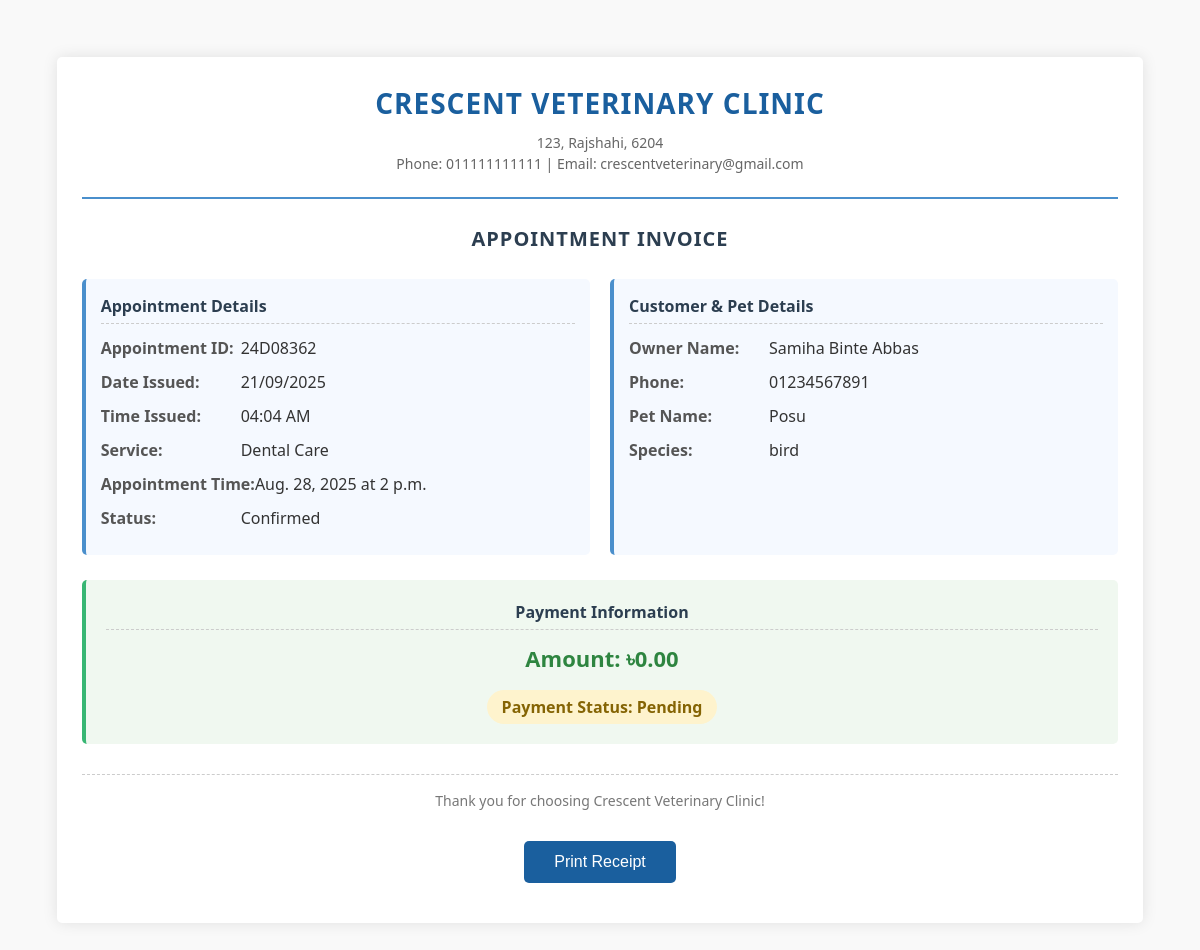
/receipt/24D08362/ (signed in), run on the app's committed database.
### core/models.py (models this page shows, shortened)
class Appointment(models.Model):
    STATUS_CHOICES = [
        ('pending', 'Pending Confirmation'),
        ('confirmed', 'Confirmed'),
        ('cancelled', 'Cancelled'),
        ('completed', 'Completed'),
    ]
    SERVICE_CHOICES = [
        ('Preventive Care', 'Preventive Care'),
        ('Surgical Procedures', 'Surgical Procedures'),
        ('Dental Care', 'Dental Care'),
        ('Diagnostic Imaging', 'Diagnostic Imaging'),
        ('Emergency Services', 'Emergency Services'),
        ('Nutritional Counseling', 'Nutritional Counseling'),
    ]
    SPECIES_CHOICES = [
        ('dog', 'Dog'),
        ('cat', 'Cat'),
        ('bird', 'Bird'),
        ('rabbit', 'Rabbit'),
        ('other', 'Other'),
    ]
    COMPLETION_STATUS_CHOICES = [
    ('incomplete', 'Incomplete'),
    ('complete', 'Complete'),
]
    completion_status = models.CharField(
        max_length=10,
        choices=COMPLETION_STATUS_CHOICES,
        default='incomplete',
        verbose_name="Completion Status"
    )
    appointment_id = models.CharField(
        max_length=12, unique=True, editable=False, default='', blank=True
    )
    owner_name = models.CharField(max_length=100)
    phone = models.CharField(max_length=20)
    email = models.EmailField(blank=True)
    pet_name = models.CharField(max_length=100)
    pet_species = models.CharField(max_length=20, choices=SPECIES_CHOICES)
    pet_age = models.CharField(max_length=20, blank=True, verbose_name="Pet Age")
    pet_weight = models.CharField(max_length=20, blank=True, verbose_name="Pet Weight (kg)")
    preferred_date = models.DateField()
    preferred_time = models.TimeField()
    reason = models.TextField(blank=True)
    service = models.CharField(max_length=40, choices=SERVICE_CHOICES)
    status = models.CharField(max_length=10, choices=STATUS_CHOICES, default='pending')
    assigned_doctor = models.ForeignKey('Vet', on_delete=models.SET_NULL, null=True, blank=True)
    assigned_time = models.TimeField(null=True, blank=True)
    assigned_date = models.DateField(null=True, blank=True)
    prescription = models.TextField(blank=True, verbose_name="Prescription/Notes")
    PAYMENT_STATUS_CHOICES = [
        ('pending', 'Pending'),
        ('paid', 'Paid'),
        ('refunded', 'Refunded'),
    ]
    payment_amount = models.DecimalField(
        max_digits=8, decimal_places=2, null=True, blank=True, verbose_name="Payment Amount"
    )
    payment_status = models.CharField(
        max_length=10,
        choices=PAYMENT_STATUS_CHOICES,
        default='pending',
        verbose_name="Payment Status"
    )
    class Meta:
        constraints = [
            models.UniqueConstraint(fields=['preferred_date', 'preferred_time'], name='unique_preferred_slot')
        ]

### core/views.py (the view)
# urls.py: path('receipt/<str:appointment_id>/', views.receipt_view, name='receipt'),
@staff_member_required
def receipt_view(request, appointment_id):
    appointment = get_object_or_404(Appointment, appointment_id=appointment_id)
    return render(request, 'receipt.html', {'appointment': appointment})

### core/templates/receipt.html (shortened to what this page needs)
<!DOCTYPE html>
<html lang="en">
<head>
</head>
<body>
    <div class="receipt-container">
        <div class="header">
            <h1 class="clinic-name">CRESCENT VETERINARY CLINIC</h1>
            <div class="clinic-info">
                123, Rajshahi, 6204<br>
                Phone: 011111111111 | Email: crescentveterinary@gmail.com
            </div>
        </div>
        <div class="receipt-title">APPOINTMENT INVOICE</div>
        <div class="receipt-details">
            <div class="detail-section">
                <div class="section-title">Appointment Details</div>
                <div class="detail-row">
                    <span class="detail-label">Appointment ID:</span>
                    <span class="detail-value">{{ appointment.appointment_id }}</span>
                </div>
                <div class="detail-row">
                    <span class="detail-label">Date Issued:</span>
                    <span class="detail-value">{% now "d/m/Y" %}</span>
                </div>
                <div class="detail-row">
                    <span class="detail-label">Time Issued:</span>
                    <span class="detail-value">{% now "h:i A" %}</span>
                </div>
                <div class="detail-row">
                    <span class="detail-label">Service:</span>
                    <span class="detail-value">{{ appointment.service }}</span>
                </div>
                <div class="detail-row">
                    <span class="detail-label">Appointment Time:</span>
                    <span class="detail-value">
                        {% if appointment.assigned_date %}
                            {{ appointment.assigned_date }} at {{ appointment.assigned_time }}
                        {% else %}
                            {{ appointment.preferred_date }} at {{ appointment.preferred_time }}
                        {% endif %}
                    </span>
                </div>
                <div class="detail-row">
                    <span class="detail-label">Status:</span>
                    <span class="detail-value">{{ appointment.status|title }}</span>
                </div>
            </div>
            <div class="detail-section">
                <div class="section-title">Customer & Pet Details</div>
                <div class="detail-row">
                    <span class="detail-label">Owner Name:</span>
                    <span class="detail-value">{{ appointment.owner_name }}</span>
                </div>
                <div class="detail-row">
                    <span class="detail-label">Phone:</span>
                    <span class="detail-value">{{ appointment.phone }}</span>
                </div>
                <div class="detail-row">
                    <span class="detail-label">Pet Name:</span>
                    <span class="detail-value">{{ appointment.pet_name }}</span>
                </div>
                <div class="detail-row">
                    <span class="detail-label">Species:</span>
                    <span class="detail-value">{{ appointment.pet_species }}</span>
                </div>
            </div>
        </div>
        <div class="payment-section">
            <div class="section-title">Payment Information</div>
            <div class="payment-amount">Amount: ৳{{ appointment.payment_amount|default:"0.00" }}</div>
            <div class="payment-status {% if appointment.get_payment_status_display == 'Paid' %}status-paid{% else %}status-pending{% endif %}">
                Payment Status: {{ appointment.get_payment_status_display }}
            </div>
        </div>
        <div class="footer">
            Thank you for choosing Crescent Veterinary Clinic!<br>
        </div>
        <button class="print-btn" onclick="window.print()">Print Receipt</button>
    </div>
</body>
</html>

### core/templates/receipt.html (style rules this page uses)
body { font-family: 'Segoe UI', Tahoma, Geneva, Verdana, sans-serif; margin: 0; padding: 15mm; background-color: #f9f9f9; color: #333; line-height: 1.5; }
.receipt-container { background: white; box-shadow: 0 0 15px rgba(0,0,0,0.1); padding: 25px; max-width: 100%; margin: 0 auto; box-sizing: border-box; border-radius: 5px; }
.header { text-align: center; margin-bottom: 25px; border-bottom: 2px solid #4a8fcc; padding-bottom: 15px; }
.clinic-name { font-size: 28px; font-weight: bold; color: #1a5f9e; margin: 0; letter-spacing: 1px; }
.clinic-info { font-size: 14px; color: #666; margin: 8px 0; }
.receipt-title { font-size: 20px; font-weight: bold; text-align: center; margin: 25px 0; color: #2c3e50; text-transform: uppercase; letter-spacing: 1px; }
.receipt-details { display: grid; grid-template-columns: 1fr 1fr; gap: 20px; margin-bottom: 25px; }
.detail-section { background: #f5f9ff; padding: 15px; border-radius: 5px; border-left: 4px solid #4a8fcc; }
.section-title { font-weight: bold; font-size: 16px; margin-bottom: 12px; color: #2c3e50; border-bottom: 1px dashed #ccc; padding-bottom: 5px; }
.detail-row { display: flex; margin-bottom: 10px; }
.detail-label { font-weight: bold; min-width: 140px; color: #555; }
.detail-value { flex: 1; }
.payment-section { background: #f0f8f0; padding: 20px; border-radius: 5px; margin: 25px 0; border-left: 4px solid #38b673; text-align: center; }
.payment-amount { font-size: 22px; font-weight: bold; color: #2e8540; margin: 10px 0; }
.payment-status { font-size: 16px; font-weight: bold; padding: 5px 15px; border-radius: 20px; display: inline-block; margin-top: 5px; }
.status-pending { background: #fef3cd; color: #856404; }
.footer { text-align: center; margin-top: 30px; padding-top: 15px; border-top: 1px dashed #ccc; color: #777; font-size: 14px; }
.print-btn { display: block; margin: 30px auto 15px; padding: 12px 30px; background: #1a5f9e; color: white; border: none; border-radius: 5px; font-size: 16px; cursor: pointer; transition: background 0.3s; }

### data on the page
Appointment: appointment_id "24D08362", service "Dental Care", assigned_date "Aug. 28, 2025", assigned_time "2 p.m.", status "Confirmed", owner_name "Samiha Binte Abbas", phone "01234567891", pet_name "Posu", pet_species "bird", payment_amount "0.00", payment_status "Pending"
